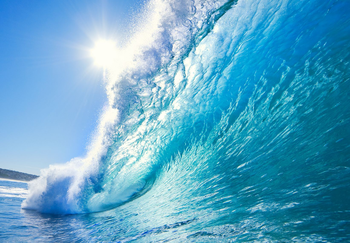
#> input picture images/image4.png, 350 x 243 px
$ jupyter execute '6.5 - Splitting and Merging Channels.ipynb'   (shell and % lines are left out)
#> lines starting #> are read from the running program, lines starting #| are printed output that depends on the picture
# Splitting and Merging Channels

### Importing the necessary packages

[cell 1]
import matplotlib.pyplot as plt
import numpy as np
import argparse
import cv2

### Load the image and grab each channel: Red, Green, and Blue
NOTE: OpenCV stores an image as NumPy array with its channels in reverse order!

When we call cv2.split, we are actually getting the channels as Blue, Green, Red!

[cell 2]
image = (cv2.imread("images/image4.png"))
#> image is the input picture: shape (243, 350, 3); mean B, G, R 199.1, 166.5, 93.5
image = cv2.cvtColor(image, cv2.COLOR_BGR2RGB)
plt.imshow(image)
(R, G, B) = cv2.split(image)
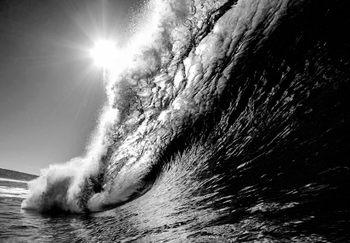
#> R: shape (243, 350); min 0, max 255, mean 93.5
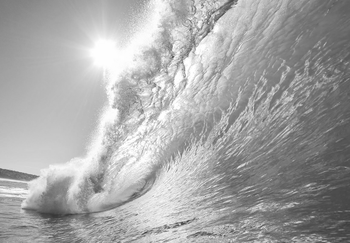
#> G: shape (243, 350); min 55, max 255, mean 166.5
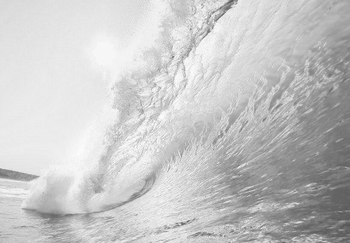
#> B: shape (243, 350); min 86, max 255, mean 199.1

### Show each channel individually

[cell 3]
f, (ax1, ax2, ax3) = plt.subplots(1, 3, figsize=(20,10))

ax1.set_title('R')
ax1.imshow(image[:,:,0])

ax2.set_title('G')
ax2.imshow(G)

ax3.set_title('B')
ax3.imshow(B)
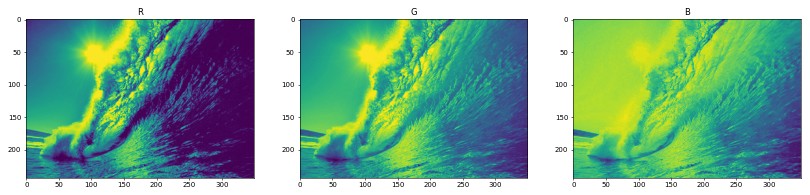
#> figure drawn by matplotlib, 3 panels

Note: No idea why Red, Green and Blue versions are not printed. :|

### Merge the image back together again

[cell 4]
merged = cv2.merge([R, G, B])
plt.imshow(merged)
plt.title('Merged')

### Now, let's visualize each channel in color

[cell 5]
zeros = np.zeros(image.shape[:2], dtype = "uint8")

f, (ax1, ax2, ax3) = plt.subplots(1, 3, figsize=(20,10))

ax1.set_title('R')
ax1.imshow(cv2.merge([R, zeros, zeros]))

ax2.set_title('G')
ax2.imshow(cv2.merge([zeros, G, zeros]))

ax3.set_title('B')
ax3.imshow(cv2.merge([zeros, zeros, B]))
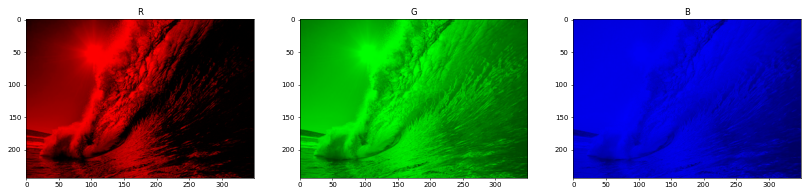
#> figure drawn by matplotlib, 3 panels

$ run again, with images/image2.png copied over images/image4.png
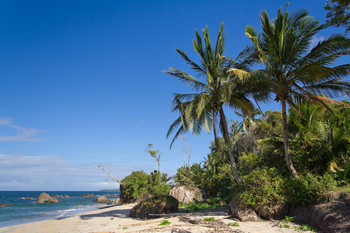
#> input picture images/image2.png, 350 x 233 px
#> image is the input picture: shape (233, 350, 3); mean B, G, R 136, 110.4, 78.6
#> `(R, G, B) = cv2.split(image)`:
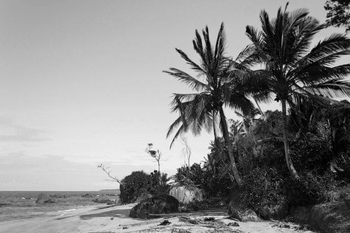
#> B: shape (233, 350); min 0, max 252, mean 136
#> `[cell 5] zeros = np.zeros(image.shape[:2], dtype = "uint8")  f, (ax1, ..`:
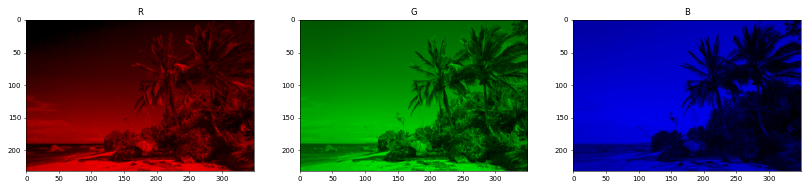
#> figure drawn by matplotlib, 3 panels

$ run again, with images/image3.png copied over images/image4.png
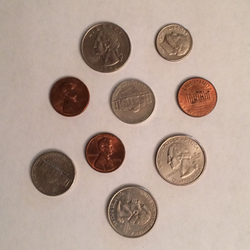
#> input picture images/image3.png, 250 x 250 px
#> image is the input picture: shape (250, 250, 3); mean B, G, R 147.7, 159.9, 180.7
#> `(R, G, B) = cv2.split(image)`:
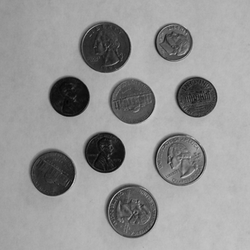
#> B: shape (250, 250); min 2, max 200, mean 147.7
#> `[cell 5] zeros = np.zeros(image.shape[:2], dtype = "uint8")  f, (ax1, ..`:
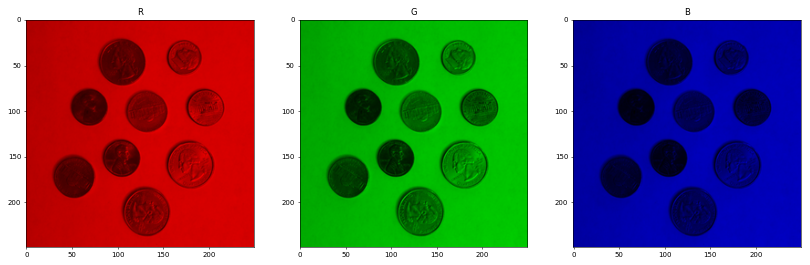
#> figure drawn by matplotlib, 3 panels
